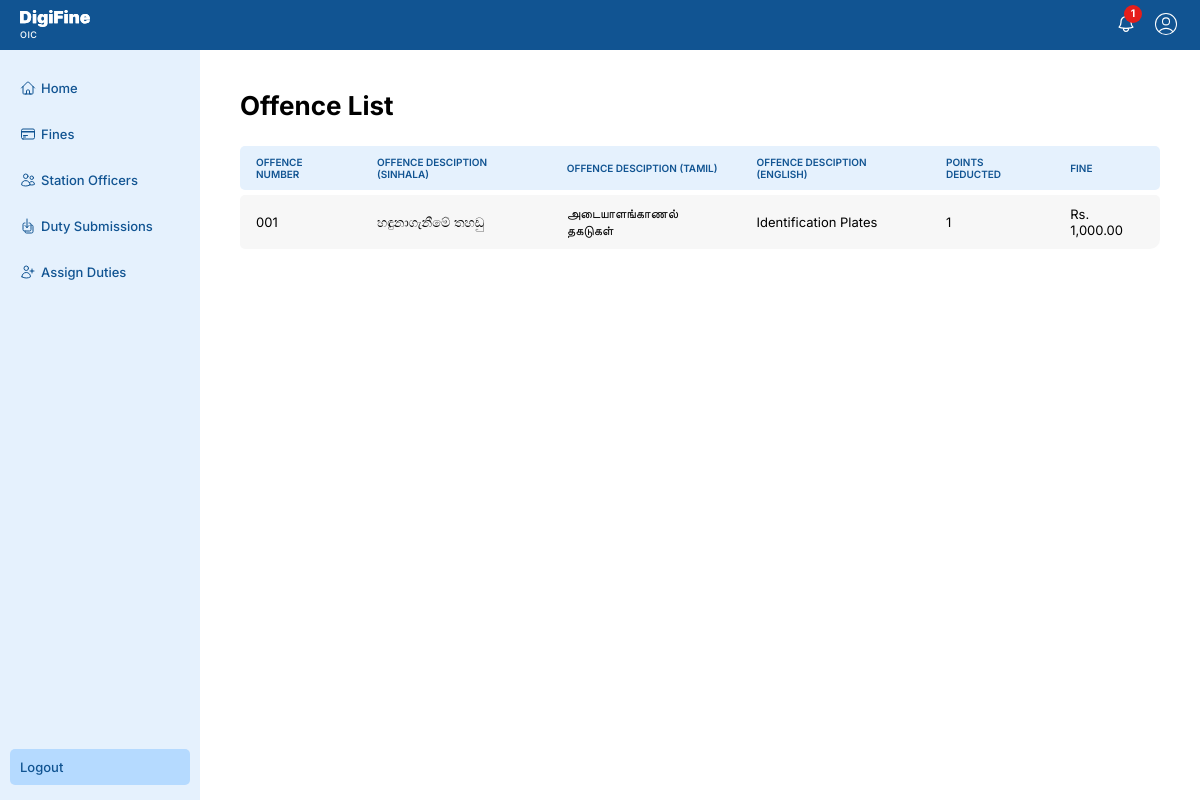
/dashboard/gov-fine-list/index.php (signed in), run on the app's committed database.
### tables this page shows
CREATE TABLE `offences` (
  `offence_id` int(11) NOT NULL,
  `offence_number` varchar(10) DEFAULT NULL,
  `description_sinhala` varchar(255) NOT NULL,
  `description_tamil` varchar(255) NOT NULL,
  `description_english` varchar(255) NOT NULL,
  `points_deducted` int(11) DEFAULT NULL,
  `fine` decimal(10,2) NOT NULL DEFAULT 0.00
);

### dashboard/gov-fine-list/index.php (the view, shortened to what this page needs)
<?php
require_once "../../db/connect.php";
try {
    $sql = "SELECT offence_number, description_sinhala, description_tamil, description_english, points_deducted, fine FROM offences";
    $stmt = $conn->prepare($sql);
    $stmt->execute();
    $stmt->bind_result($offence_number, $description_sinhala, $description_tamil, $description_english, $points_deducted, $fine);
    $offences = [];
    while ($stmt->fetch()) {
        $offences[] = [
            'offence_number' => $offence_number,
            'description_sinhala' => $description_sinhala,
            'description_tamil' => $description_tamil,
            'description_english' => $description_english,
            'points_deducted' => $points_deducted,
            'fine' => $fine
        ];
    }
} catch (mysqli_sql_exception $e) {
    die("error: " . $e->getMessage());
}
include_once "../../includes/header.php";
?>
<main>
    <?php include_once "../includes/navbar.php" ?>
    <div class="dashboard-layout">
        <?php include_once "../includes/sidebar.php" ?>
        <div class="content">
            <div class="container x-large no-border">
                <h1>Offence List</h1>
                <div class="table-container">
                    <table>
                        <thead>
                            <tr>
                                <th>offence Number</th>
                                <th>offence Desciption (Sinhala)</th>
                                <th>offence Desciption (Tamil)</th>
                                <th>offence Desciption (English)</th>
                                <th>Points Deducted</th>
                                <th>Fine</th>
                            </tr>
                        </thead>
                        <tbody>
                            <?php foreach ($offences as $offence): ?>
                                <tr>
                                    <td><?php echo htmlspecialchars($offence['offence_number']); ?></td>
                                    <td><?php echo htmlspecialchars($offence['description_sinhala']); ?></td>
                                    <td><?php echo htmlspecialchars($offence['description_tamil']); ?></td>
                                    <td><?php echo htmlspecialchars($offence['description_english']); ?></td>
                                    <td><?php echo htmlspecialchars($offence['points_deducted']); ?></td>
                                    <td><?php echo "Rs. " . number_format($offence['fine'], 2); ?></td>
                                </tr>
                            <?php endforeach; ?>
                        </tbody>
                    </table>
                </div>
            </div>
        </div>
    </div>
</main>
<?php include_once "../../includes/footer.php" ?>

### styles/globals.css (style rules this page uses)
* { margin: 0; padding: 0; box-sizing: border-box; font-family: "Inter", sans-serif; font-optical-sizing: auto; }
:root { --color-dark-blue: #115492; --color-blue: #145da0; --color-light-blue: #b5daff; --color-lighter-blue: #e5f1fd; --color-white: #ffffff; --color-black: #000000; --color-gray: #a1a1aa; --color-red: #e61e1a; --color-lighter-red: #f57876; font-size: 13px; background-color: var(--color-white); color: var(--color-black); }
main { display: flex; flex-direction: column; }

### dashboard/dashboard.css (style rules this page uses)
main { display: flex; flex-direction: column; }
.dashboard-layout { display: flex; }
.dashboard-layout .content { display: flex; flex: 1; flex-direction: column; padding: 20px; width: 100%; max-width: 1200px; margin: 0 auto; position: relative; overflow: hidden; }
.sidebar a svg { width: 16px; height: 16px; }
.container { border: 1px var(--color-gray) solid; border-radius: 5px; margin: 0 auto; width: 100%; max-width: 420px; padding: 20px; display: flex; flex-direction: column; background-color: var(--color-white); position: relative; }
.container.x-large { max-width: 100%; }
.container.no-border { border: none; }
.container h1 { margin-bottom: 20px; }
.table-container { width: 100%; overflow: auto; }
table { width: 100%; border-spacing: 0; }
table th { font-size: 10px; text-transform: uppercase; font-weight: 600; text-align: left; padding: 8px 12px; background-color: var(--color-lighter-blue); color: var(--color-dark-blue); }
table { border-spacing: 0 5px; }
thead th:first-child { border-top-left-radius: 5px; border-bottom-left-radius: 5px; }
thead th:last-child { border-top-right-radius: 5px; border-bottom-right-radius: 5px; }
tr td:first-child { border-top-left-radius: 5px; border-bottom-left-radius: 5px; }
tr td:last-child { border-top-right-radius: 5px; border-bottom-right-radius: 5px; }
table td, table th { padding: 10px 16px; }
table tr:last-child td:last-child { border-bottom-right-radius: 10px; }
table td { font-size: 8px 12px; background-color: #f7f7f7; }

### data on the page
offences: offence_number "001", description_sinhala "හඳුනාගැනීමේ තහඩු", description_tamil "அடையாளங்காணல் தகடுகள்", description_english "Identification Plates", points_deducted "1", fine "1,000.00"

### other printed values
$_SESSION['user']['role'] "OIC"
$title "Home Fines Station Officers Duty Submissions Assign Duties"
